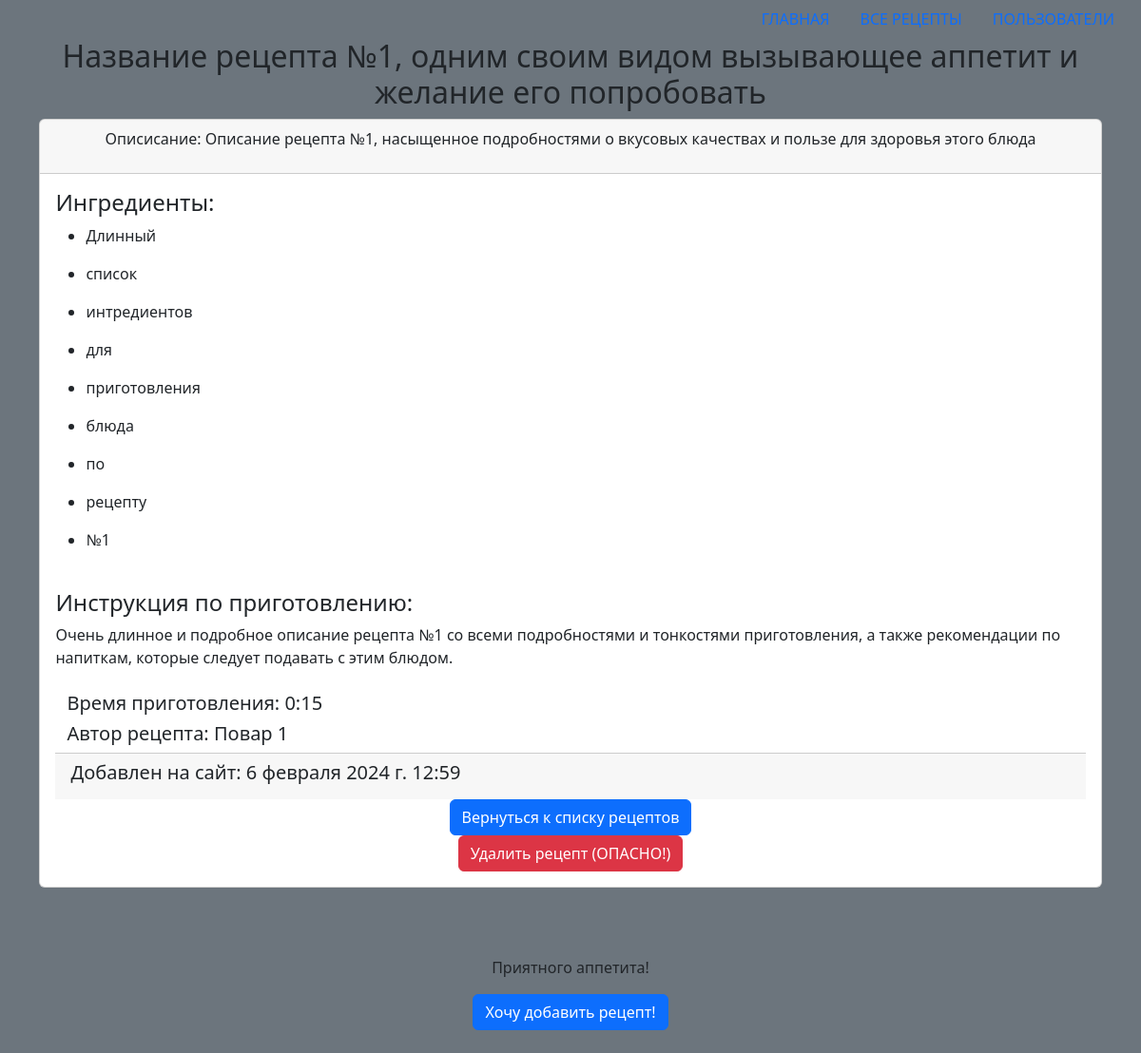
/recipe/1/, run on an earlier commit of the app's database.
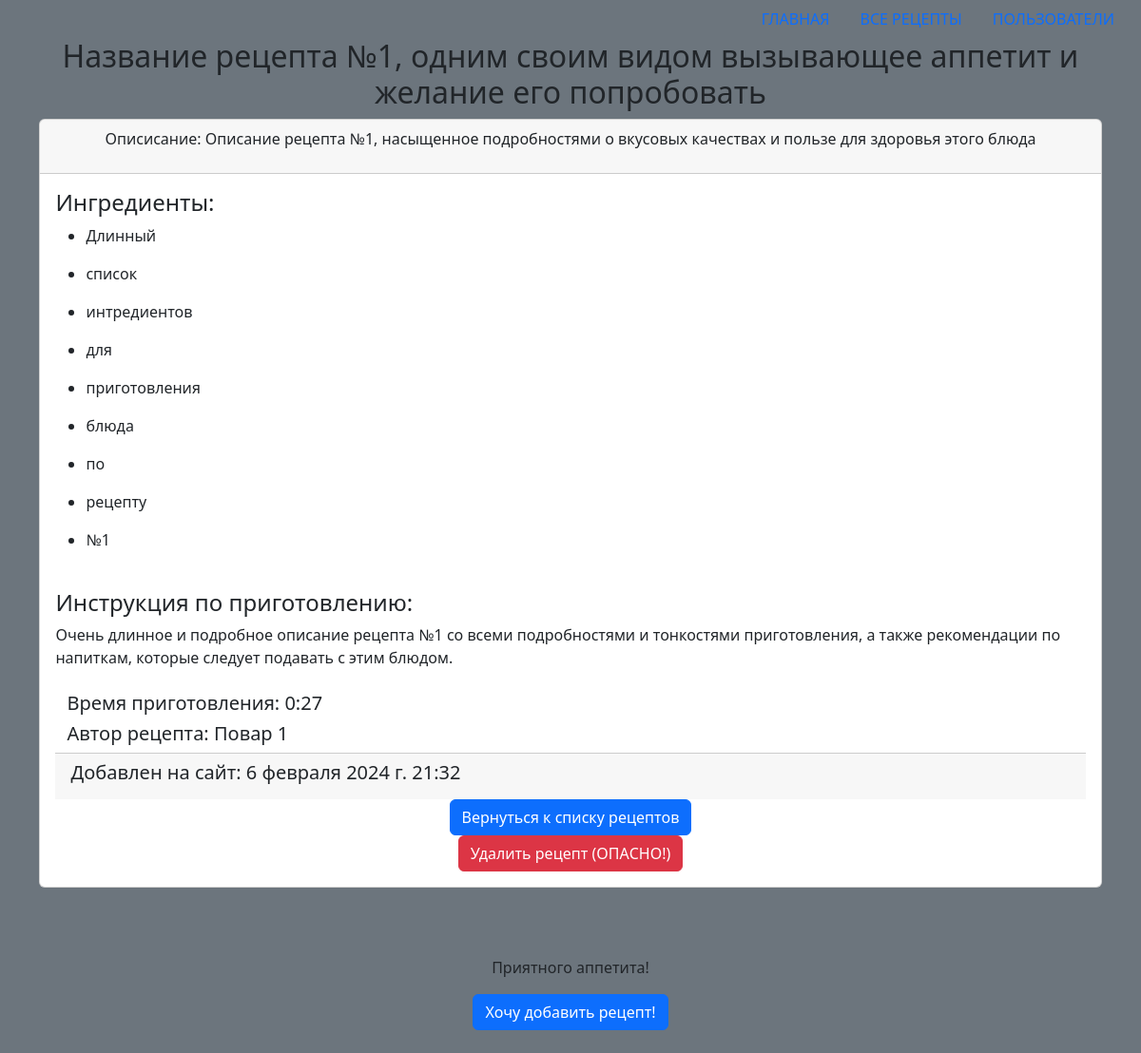
And on a later commit of the database.
### recipes/models.py (models this page shows, shortened)
class Recipe(models.Model):
    title = models.CharField(max_length=200)
    description = models.TextField()
    ingredients = models.TextField()
    instructions = models.TextField()
    time_to_cook = models.TimeField(null=True, blank=True, default='Неизвестно')
    author = models.CharField(max_length=50, default='Неизвестно')
    add_date = models.DateTimeField(auto_now_add=True)

### recipes/views.py (the view)
# urls.py: path('recipe/<int:pk>/', views.show_recipe, name='recipe'),
def show_recipe(request, pk):
    recipe = Recipe.objects.filter(pk=pk).first()
    if recipe is not None:
        return render(request, 'show_recipe.html', context={'title': recipe.title,
                                                            'recipe': recipe,
                                                            'footer': 'Приятного аппетита!'})
    return add_recipe(request)

### recipes/templates/show_recipe.html (shortened to what this page needs)
{% extends 'base.html' %}
{% block content %}
<div class="container-fluid">
    <div class="row gy-5">
        <div class="col-12 recipe-card" align="center">
            <div class="card" style="width: 95%">
                <div class="card-header">
                    <p>Описисание: {{ recipe.description }}</p>
                </div>
                <div class="card-body" align="left">
                    <h4>Ингредиенты:</h4>
                    {% for item in recipe.ingredients.split %}
                    <ul>
                        <li>{{ item }}</li>
                    </ul>
                    {% endfor %}<br>
                    <h4>Инструкция по приготовлению:</h4>
                    {{ recipe.instructions }}<br><br>
                    <div class="container">
                        <h5>Время приготовления: {{ recipe.time_to_cook }}</h5>
                        <h5>Автор рецепта: {{ recipe.author }}</h5>
                    </div>
                    <div class="card-footer">
                        <h5>Добавлен на сайт: {{ recipe.add_date }}</h5>
                    </div>
                    <div class="button" align="center">
                        <a href="/recipes" class="btn btn-primary">Вернуться к списку рецептов</a>
                    </div>
                    <div class="button " align="center">
                        <a href="/del_recipe/{{ recipe.id }}" class="btn btn-danger">Удалить рецепт (ОПАСНО!)</a>
                    </div>
                </div>
            </div>
        </div>
    </div>
</div>
{% endblock %}<br><br><br>
{% block add_button%}
<div class="button" align="center">
    <a href="/add_recipe" class="btn btn-primary">Хочу добавить рецепт!</a>
</div><br>
{% endblock %}

### templates/base.html (shortened to what this page needs)
<!DOCTYPE html>
<html lang="ru">
<head>
    <link href="https://cdn.jsdelivr.net/npm/bootstrap@5.2.1/dist/css/bootstrap.min.css"
        rel="stylesheet"
>
</head>
<body class="bg bg-secondary">
     <div class="container-fluid">
        <ul class="nav nav-pills justify-content-end align-items-end">
            <li class="nav-item"><a href="/" class="nav-link">ГЛАВНАЯ</a></li>
            <li class="nav-item"><a href="/recipes/" class="nav-link">ВСЕ РЕЦЕПТЫ</a></li>
            <li class="nav-item"><a href="/users/" class="nav-link">ПОЛЬЗОВАТЕЛИ</a></li>
        </ul>
    </div>
    <h2 class="header_title col-12" align="center">{{ title }}</h2>
    {% block content %}{% endblock %}<br><br><br>
<footer><p align="center">{{ footer }}</p></footer>
    {% block add_button%}
    {% endblock %}
</body>
</html>

What changed in the data, as far as the page shows it:
changed Recipe "Повар 1": time_to_cook "0:15" → "0:27"; add_date "6 февраля 2024 г. 12:59" → "6 февраля 2024 г. 21:32"
